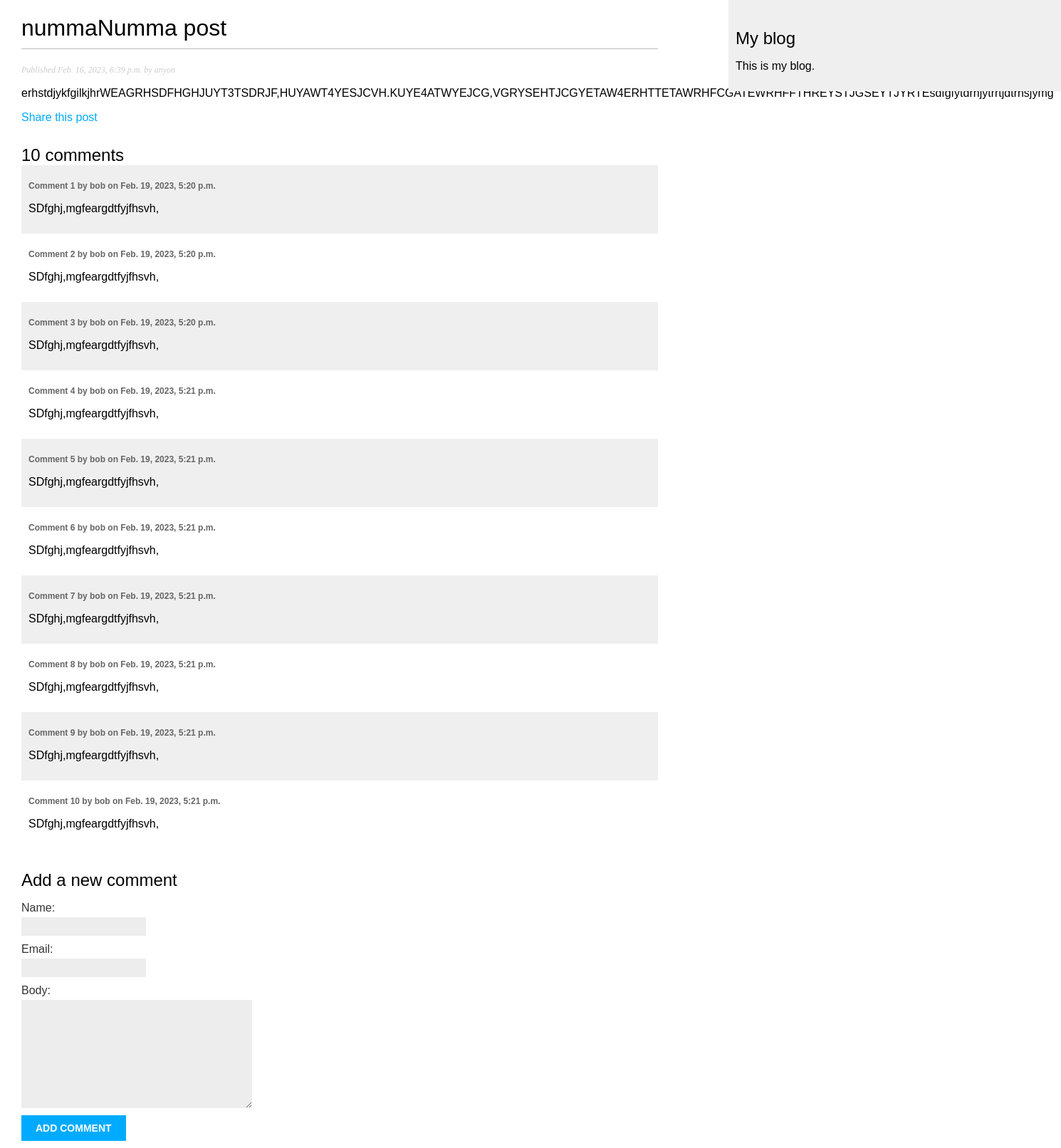
/blog/2023/2/16/nummanumma-post/, run on the app's committed database.
### blog/models.py (models this page shows, shortened)
class Post(models.Model):
    class Status(models.TextChoices):
        DRAFT = 'DF','Draft'
        PUBLISHED = 'PB','Published'
    title = models.CharField(max_length=250)
    slug = models.SlugField(max_length=250, unique_for_date='publish')
    author = models.ForeignKey(User,
                               on_delete=models.CASCADE,
                               related_name='blog_posts')
    body = models.TextField()
    publish = models.DateTimeField(default=timezone.now)
    created = models.DateTimeField(auto_now_add=True)
    updated = models.DateTimeField(auto_now=True)
    status = models.CharField(max_length=2,
                              choices=Status.choices,
                              default=Status.DRAFT)
    objects = models.Manager()#default manager
    published = publishedManager()#custom manager
    class Meta:
        ordering = ['-publish']
        indexes = [
        models.Index(fields=['publish']),
        ]

class Comment(models.Model):
    post = models.ForeignKey(Post,
                             on_delete=models.CASCADE,
                             related_name='comments')
    name = models.CharField(max_length=80)
    email = models.EmailField()
    body = models.TextField()
    created = models.DateTimeField(auto_now_add=True)
    updated = models.DateTimeField(auto_now=True)
    active = models.BooleanField(default=True)
    class Meta:
        ordering = ['created']
        indexes = [
        models.Index(fields=['created']),
        ]

### blog/views.py (the view)
def post_detail(request, year, month, day, post):
    post = get_object_or_404(Post,
                             status=Post.Status.PUBLISHED,
                             slug=post,
                             publish__year=year,
                             publish__month=month,
                             publish__day=day)
    comments = post.comments.filter(active=True)
    form = CommentForm()
    return render(request,
                  'blog/post/detail.html',
                  {'post': post,
                  'comments': comments,
                  'form': form})

### blog/forms.py
class CommentForm(forms.ModelForm):
    class Meta:
        model = Comment
        fields = ['name', 'email', 'body']

### blog/templates/blog/post/detail.html (shortened to what this page needs)
{% extends "blog/base.html" %}
{% block content %}
  <h1>{{ post.title }}</h1>
  <p class="date">
    Published {{ post.publish }} by {{ post.author }}
</p>
{{ post.body|linebreaks }}
<p>
  <a href="{% url 'blog:post_share' post.id %}">Share this post</a>
</p>
{% with comments.count as total_comments %}
<h2>
  {{ total_comments }} comment{{ total_comments|pluralize }}
</h2>
{% endwith %}
{% for comment in comments %}
  <div class="comment">
    <p class="info">
      Comment {{ forloop.counter }} by {{ comment.name }} on
      {{ comment.created }}
    </p>
    <p>{{ comment.body|linebreaks }}</p>
  </div>
{% empty %}
  <p>There are no comments yet.</p>
{% endfor %}
{% include "blog/post/include/comment_form.html" %}
{% endblock %}

### blog/templates/blog/base.html (shortened to what this page needs)
{% load static %}
<!DOCTYPE html>
<html>
<head>
  <link href="{% static "css/blog.css" %}" rel="stylesheet">
</head>
<body>
  <div id="content">
    {% block content %}
    {% endblock %}
  </div>
  <div id="sidebar">
    <h2>My blog</h2>
    <p>This is my blog.</p>
  </div>
</body>
</html>

### blog/templates/blog/post/include/comment_form.html (shortened to what this page needs)
<h2>Add a new comment</h2>
<form action="{% url "blog:post_comment" post.id %}" method="post">
  {{ form.as_p }}
  <p><input type="submit" value="Add comment"></p>
</form>

### blog/static/css/blog.css (style rules this page uses)
body { margin:0; padding:0; font-family:helvetica, sans-serif; }
a { color:#00abff; text-decoration:none; }
h1 { font-weight:normal; border-bottom:1px solid #bbb; padding:0 0 10px 0; }
h2 { font-weight:normal; margin:30px 0 0; }
#content { float:left; width:60%; padding:0 0 0 30px; }
#sidebar { float:right; width:30%; padding:10px; background:#efefef; height:100%; }
p.date { color:#ccc; font-family: georgia, serif; font-size: 12px; font-style: italic; }
label { float:left; clear:both; color:#333; margin-bottom:4px; }
input, textarea { clear:both; float:left; margin:0 0 10px; background:#ededed; border:0; padding:6px 10px; font-size:12px; }
input[type=submit] { font-weight:bold; background:#00abff; color:#fff; padding:10px 20px; font-size:14px; text-transform:uppercase; }
.comment { padding:10px; }
.comment:nth-child(even) { background:#efefef; }
.comment .info { font-weight:bold; font-size:12px; color:#666; }

### data on the page
Post: title "nummaNumma post", publish "Feb. 16, 2023, 6:39 p.m.", author "anyon", body "erhstdjykfgilkjhrWEAGRHSDFHGHJUYT3TSDRJF,HUYAWT4YESJCVH.KUYE4ATWYEJCG,VGRYSEHTJCGYETAW4ERHTTETAWRHFCGATEWRHFFTHREYSTJGSEYTJYRTEsdfgfytdrhjytrrtjdtrhsjymg"
Comment: name "bob", created "Feb. 19, 2023, 5:20 p.m.", body "SDfghj,mgfeargdtfyjfhsvh,"
Comment: name "bob", created "Feb. 19, 2023, 5:20 p.m.", body "SDfghj,mgfeargdtfyjfhsvh,"
Comment: name "bob", created "Feb. 19, 2023, 5:20 p.m.", body "SDfghj,mgfeargdtfyjfhsvh,"
Comment: name "bob", created "Feb. 19, 2023, 5:21 p.m.", body "SDfghj,mgfeargdtfyjfhsvh,"
Comment: name "bob", created "Feb. 19, 2023, 5:21 p.m.", body "SDfghj,mgfeargdtfyjfhsvh,"
Comment: name "bob", created "Feb. 19, 2023, 5:21 p.m.", body "SDfghj,mgfeargdtfyjfhsvh,"
Comment: name "bob", created "Feb. 19, 2023, 5:21 p.m.", body "SDfghj,mgfeargdtfyjfhsvh,"
Comment: name "bob", created "Feb. 19, 2023, 5:21 p.m.", body "SDfghj,mgfeargdtfyjfhsvh,"
Comment: name "bob", created "Feb. 19, 2023, 5:21 p.m.", body "SDfghj,mgfeargdtfyjfhsvh,"
Comment: name "bob", created "Feb. 19, 2023, 5:21 p.m.", body "SDfghj,mgfeargdtfyjfhsvh,"

### other printed values
{{ total_comments }} "10"
